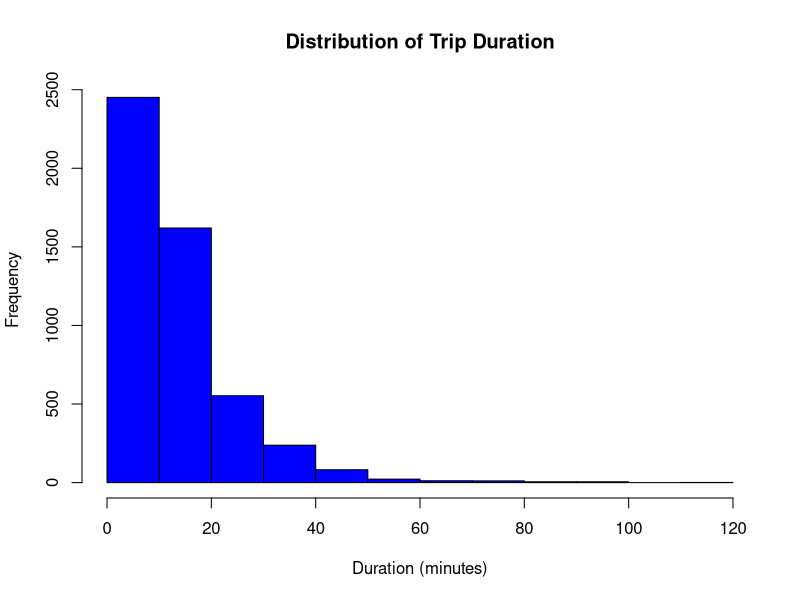
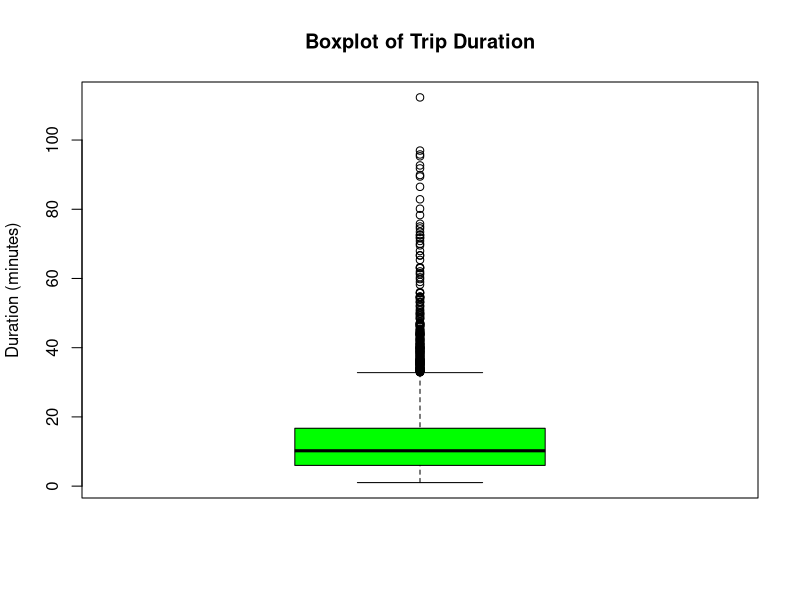
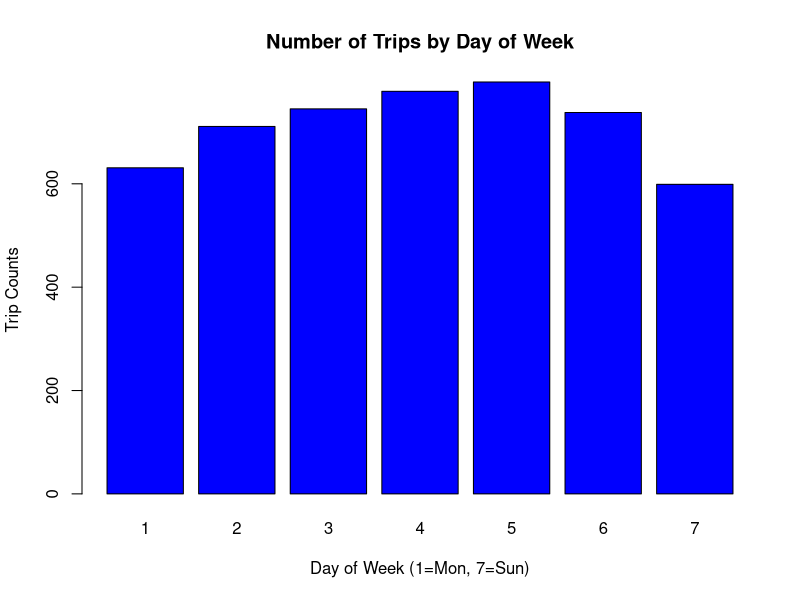
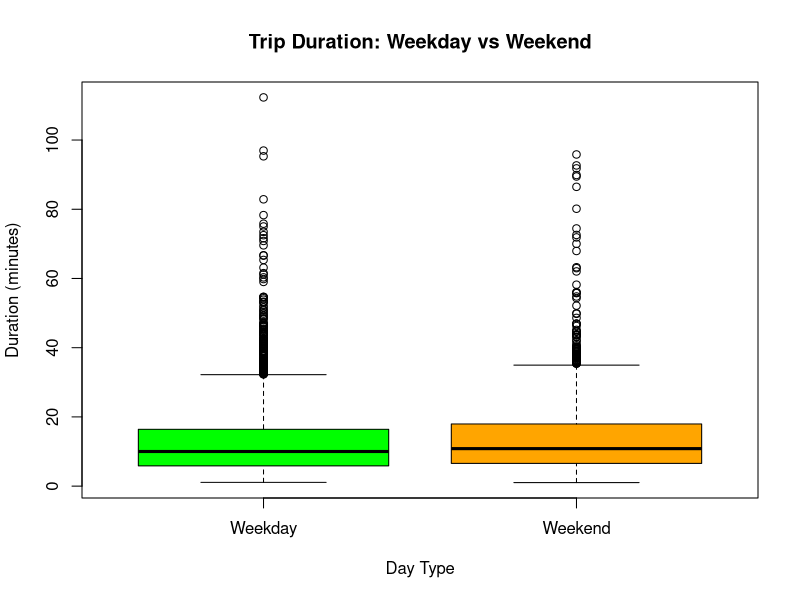
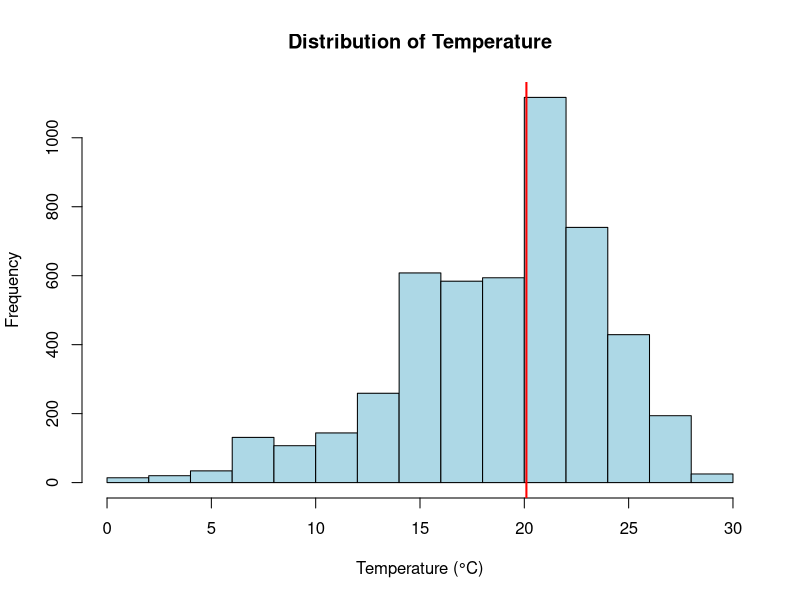
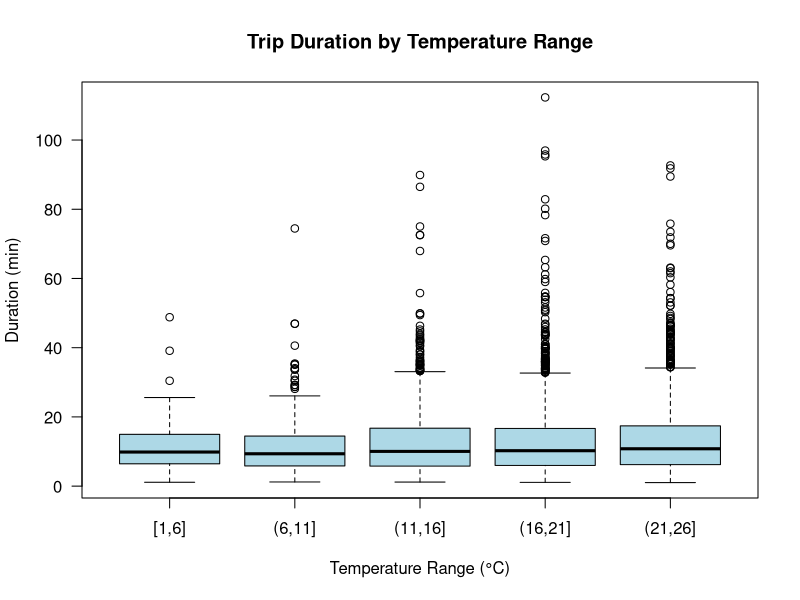
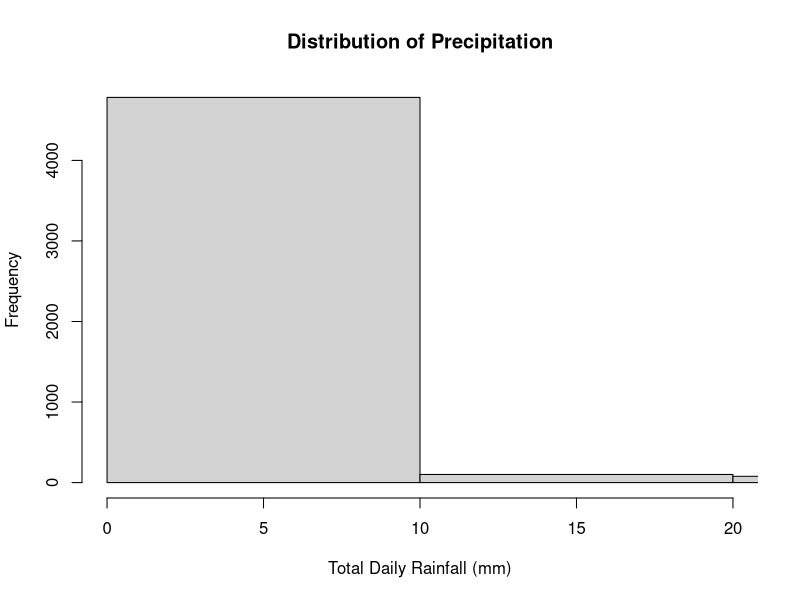
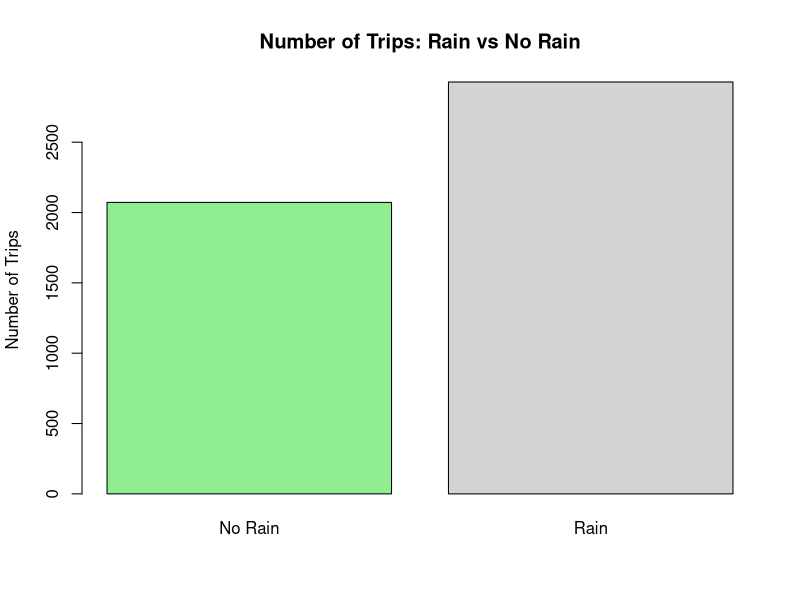

These charts were generated, in order, by the following R code:
## ---- chunk 1
knitr::opts_chunk$set(echo = TRUE)
## ---- chunk 2
bixi <- read.csv("bixi_part_1.csv")
head(bixi)
## ---- chunk 3
# Create weekend variable: 1 = weekend, 0 = weekday
bixi$weekend <- ifelse(bixi$jj %in% c(6, 7), 1, 0)

head(bixi)
## ---- chunk 4
# Basic summary statistics
summary(bixi$dur)
## ---- chunk 5
# Histogram of trip duration
hist(bixi$dur,
     main = "Distribution of Trip Duration",
     xlab = "Duration (minutes)",
     col = "blue",
     border = "black")
## ---- chunk 6
# Boxplot of trip duration
boxplot(bixi$dur,
        main = "Boxplot of Trip Duration",
        ylab = "Duration (minutes)",
        col = "green")
## ---- chunk 7
# Bar plot: number of trips by day of week
barplot(table(bixi$jj),
        main = "Number of Trips by Day of Week",
        xlab = "Day of Week (1=Mon, 7=Sun)",
        ylab = "Trip Counts",
        col = "blue")
## ---- chunk 8
# Boxplot: duration by weekend (0=Weekday, 1=Weekend)
boxplot(dur ~ weekend, data = bixi,
        names = c("Weekday", "Weekend"),
        main = "Trip Duration: Weekday vs Weekend",
        xlab = "Day Type",
        ylab = "Duration (minutes)",
        col = c("green", "orange"))
## ---- chunk 9
# Mean trip duration by group
tapply(bixi$dur, bixi$weekend, mean)

# Median trip duration by group
tapply(bixi$dur, bixi$weekend, median)
## ---- chunk 10
summary(bixi$temp)
summary(bixi$prec)
## ---- chunk 11
# Histogram of temperature
hist(bixi$temp,
     main = "Distribution of Temperature",
     xlab = "Temperature (°C)",
     col = "lightblue",
     border = "black")

# Add a vertical line at the median
abline(v = median(bixi$temp, na.rm = TRUE), col = "red", lwd = 2)
## ---- chunk 12
# Bin temperature into 5°C ranges
bixi$temp_bin <- cut(bixi$temp,
                     breaks = seq(floor(min(bixi$temp)),
                                  ceiling(max(bixi$temp)), by = 5),
                     include.lowest = TRUE)

# Boxplot of duration by temperature bins
boxplot(dur ~ temp_bin, data = bixi,
        main = "Trip Duration by Temperature Range",
        xlab = "Temperature Range (°C)",
        ylab = "Duration (min)",
        col = "lightblue", las = 1)
## ---- chunk 13
# Histogram of precipitation
hist(bixi$prec,
     main = "Distribution of Precipitation",
     xlab = "Total Daily Rainfall (mm)",
     col = "lightgray",
     border = "black",
     xlim = c(0, 20))  # zoom in on most values (ignore extreme 150mm)
## ---- chunk 14
# Create rain indicator: 1 = rain, 0 = no rain
bixi$rain <- ifelse(bixi$prec > 0, 1, 0)

# Barplot of rainy vs non-rainy days
barplot(table(bixi$rain),
        names.arg = c("No Rain", "Rain"),
        main = "Number of Trips: Rain vs No Rain",
        col = c("lightgreen", "lightgray"),
        ylab = "Number of Trips")

# Boxplot of duration by rain/no rain
boxplot(dur ~ rain, data = bixi,
        main = "Trip Duration on Rainy vs Dry Days",
        xlab = "Condition",
        ylab = "Duration (min)",
        col = c("lightgreen", "lightblue"))
